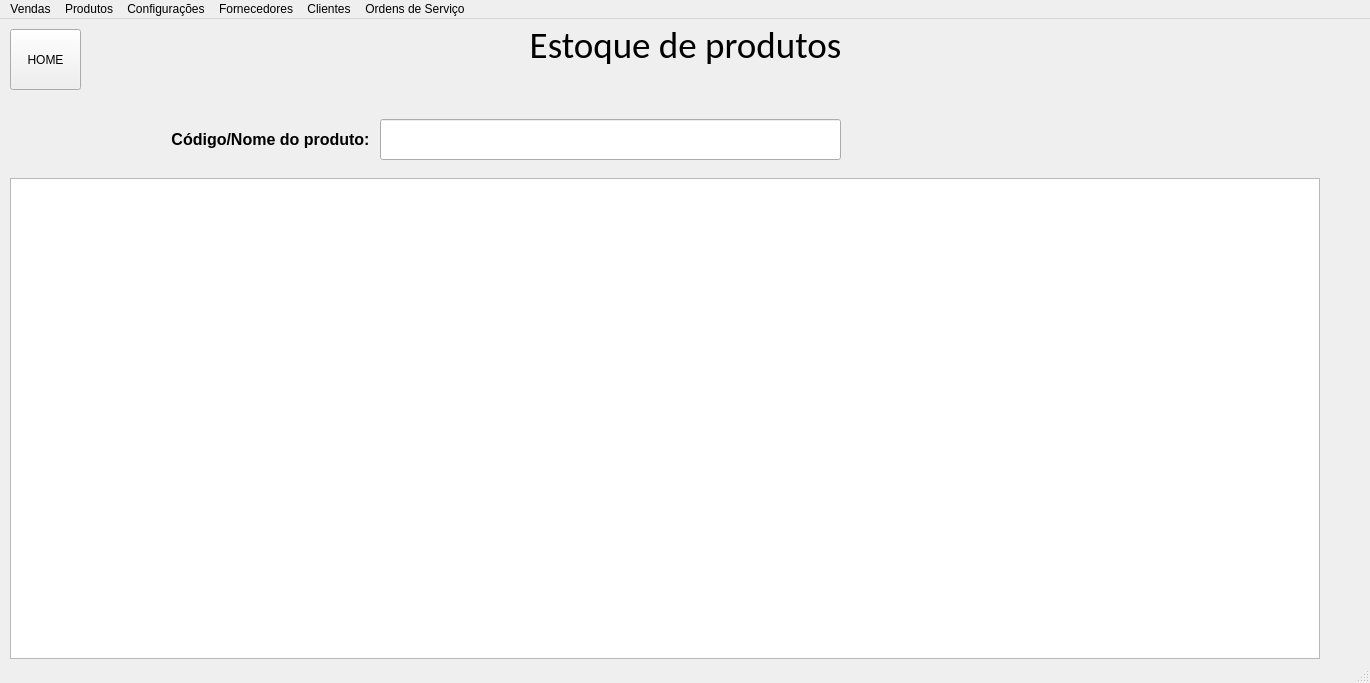
<?xml version="1.0" encoding="UTF-8"?>
<ui version="4.0">
 <class>MainWindow</class>
 <widget class="QMainWindow" name="MainWindow">
  <property name="geometry">
   <rect>
    <x>0</x>
    <y>0</y>
    <width>1370</width>
    <height>683</height>
   </rect>
  </property>
  <property name="windowTitle">
   <string>MainWindow</string>
  </property>
  <widget class="QWidget" name="centralwidget">
   <widget class="QLabel" name="estoque_label_codnome">
    <property name="geometry">
     <rect>
      <x>150</x>
      <y>90</y>
      <width>241</width>
      <height>60</height>
     </rect>
    </property>
    <property name="font">
     <font>
      <pointsize>12</pointsize>
      <weight>75</weight>
      <bold>true</bold>
     </font>
    </property>
    <property name="text">
     <string>Código/Nome do produto:</string>
    </property>
    <property name="alignment">
     <set>Qt::AlignCenter</set>
    </property>
   </widget>
   <widget class="QLineEdit" name="estoque_input_produtos">
    <property name="geometry">
     <rect>
      <x>380</x>
      <y>100</y>
      <width>461</width>
      <height>41</height>
     </rect>
    </property>
   </widget>
   <widget class="QPushButton" name="botao_home">
    <property name="geometry">
     <rect>
      <x>10</x>
      <y>10</y>
      <width>71</width>
      <height>61</height>
     </rect>
    </property>
    <property name="text">
     <string>HOME</string>
    </property>
   </widget>
   <widget class="QTableWidget" name="estoque_tabela_produtos">
    <property name="geometry">
     <rect>
      <x>10</x>
      <y>159</y>
      <width>1310</width>
      <height>481</height>
     </rect>
    </property>
   </widget>
   <widget class="QLabel" name="clientes_label_cadastro_clientes">
    <property name="geometry">
     <rect>
      <x>0</x>
      <y>0</y>
      <width>1371</width>
      <height>51</height>
     </rect>
    </property>
    <property name="font">
     <font>
      <family>Calibri</family>
      <pointsize>28</pointsize>
      <weight>50</weight>
      <bold>false</bold>
     </font>
    </property>
    <property name="text">
     <string>Estoque de produtos</string>
    </property>
    <property name="alignment">
     <set>Qt::AlignCenter</set>
    </property>
   </widget>
   <zorder>estoque_label_codnome</zorder>
   <zorder>estoque_input_produtos</zorder>
   <zorder>estoque_tabela_produtos</zorder>
   <zorder>clientes_label_cadastro_clientes</zorder>
   <zorder>botao_home</zorder>
  </widget>
  <widget class="QMenuBar" name="menubar">
   <property name="geometry">
    <rect>
     <x>0</x>
     <y>0</y>
     <width>1370</width>
     <height>21</height>
    </rect>
   </property>
   <widget class="QMenu" name="menu_vendas">
    <property name="title">
     <string>Vendas</string>
    </property>
    <addaction name="acao_realizar_venda"/>
    <addaction name="acao_consultar_vendas"/>
    <addaction name="acao_relatorio_vendas"/>
   </widget>
   <widget class="QMenu" name="menu_produtos">
    <property name="title">
     <string>Produtos</string>
    </property>
    <addaction name="acao_cadastrar_produtos"/>
    <addaction name="acao_estoque_produtos"/>
    <addaction name="acao_relatorio_produtos"/>
   </widget>
   <widget class="QMenu" name="menu_configuracoes">
    <property name="title">
     <string>Configurações</string>
    </property>
    <addaction name="acao_predefinicoes"/>
    <addaction name="acao_sobre"/>
   </widget>
   <widget class="QMenu" name="menuFornecedores">
    <property name="title">
     <string>Fornecedores</string>
    </property>
    <addaction name="acao_cadastro_forn"/>
    <addaction name="acao_consulta_forn"/>
    <addaction name="acao_relatorios_forn"/>
   </widget>
   <widget class="QMenu" name="menuClientes">
    <property name="title">
     <string>Clientes</string>
    </property>
    <addaction name="acao_cadastro_clientes"/>
    <addaction name="acao_consulta_clientes"/>
    <addaction name="acao_relatorios_clientes"/>
   </widget>
   <widget class="QMenu" name="menuOrdens_de_Servi_o">
    <property name="title">
     <string>Ordens de Serviço</string>
    </property>
    <addaction name="acao_nova_os"/>
    <addaction name="acao_consulta_os"/>
    <addaction name="acao_relatorios_os"/>
   </widget>
   <addaction name="menu_vendas"/>
   <addaction name="menu_produtos"/>
   <addaction name="menu_configuracoes"/>
   <addaction name="menuFornecedores"/>
   <addaction name="menuClientes"/>
   <addaction name="menuOrdens_de_Servi_o"/>
  </widget>
  <widget class="QStatusBar" name="statusbar"/>
  <action name="acao_realizar_venda">
   <property name="text">
    <string>Realizar Venda</string>
   </property>
  </action>
  <action name="acao_consultar_vendas">
   <property name="text">
    <string>Consultar Vendas</string>
   </property>
  </action>
  <action name="acao_relatorio_vendas">
   <property name="text">
    <string>Relatório de vendas</string>
   </property>
  </action>
  <action name="acao_cadastrar_produtos">
   <property name="text">
    <string>Cadastrar produtos</string>
   </property>
  </action>
  <action name="acao_estoque_produtos">
   <property name="text">
    <string>Estoque de produtos</string>
   </property>
  </action>
  <action name="acao_relatorio_produtos">
   <property name="text">
    <string>Relatório de produtos</string>
   </property>
  </action>
  <action name="acao_predefinicoes">
   <property name="text">
    <string>Predefinições</string>
   </property>
  </action>
  <action name="acao_sobre">
   <property name="text">
    <string>Sobre</string>
   </property>
  </action>
  <action name="acao_cadastro_forn">
   <property name="text">
    <string>Cadastro</string>
   </property>
  </action>
  <action name="acao_consulta_forn">
   <property name="text">
    <string>Consulta</string>
   </property>
  </action>
  <action name="acao_cadastro_clientes">
   <property name="text">
    <string>Cadastro</string>
   </property>
  </action>
  <action name="acao_consulta_clientes">
   <property name="text">
    <string>Consulta</string>
   </property>
  </action>
  <action name="acao_nova_os">
   <property name="text">
    <string>Nova O.S.</string>
   </property>
  </action>
  <action name="acao_consulta_os">
   <property name="text">
    <string>Consulta</string>
   </property>
  </action>
  <action name="acao_relatorios_os">
   <property name="text">
    <string>Relatório de O.S.</string>
   </property>
  </action>
  <action name="acao_relatorios_clientes">
   <property name="text">
    <string>Relatorio de clientes</string>
   </property>
  </action>
  <action name="acao_relatorios_forn">
   <property name="text">
    <string>Relatório de fornecedores</string>
   </property>
  </action>
 </widget>
 <resources/>
 <connections/>
</ui>
